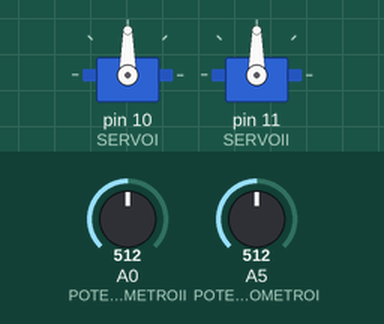
This sketch was run on a simulated Arduino Uno, built with avr-gcc and run on an emulated ATmega328P. Parts: 2 × servo. The inputs (shaded band) are chosen by the test bench; at power-on: A0 (POTENCIOMETROII) = 512, A5 (POTENCIOMETROI) = 512.

Above: at 1.2 s.
1.3 s: A0 (POTENCIOMETROII) set to 716
At 2.5 s:
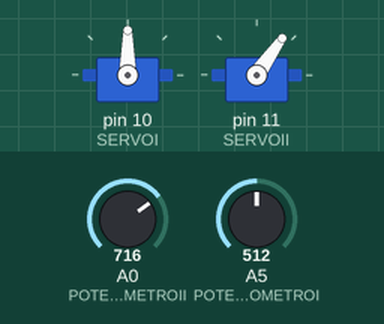
2.8 s: A5 (POTENCIOMETROI) set to 716
At 3.6 s:
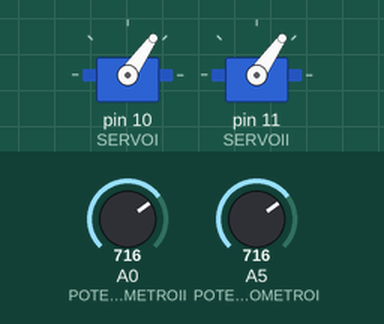
4.3 s: A0 (POTENCIOMETROII) set to 900
At 4.8 s:
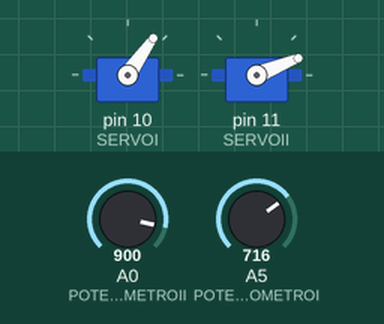
5.8 s: A5 (POTENCIOMETROI) set to 900
At 7.0 s:
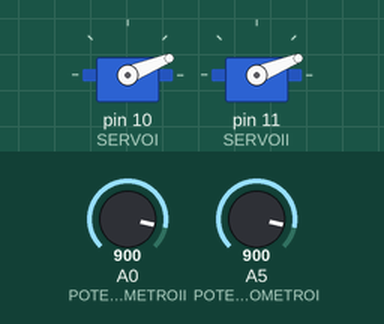
7.3 s: A0 (POTENCIOMETROII) set to 1023
At 8.3 s:
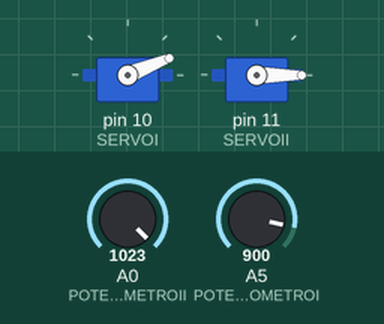
8.8 s: A5 (POTENCIOMETROI) set to 1023
At 9.4 s:
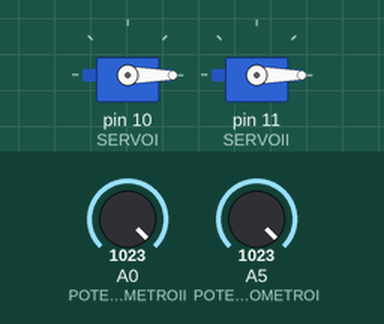
Timing chart, 0 to 11.3 s (numbered marks = the images above; inputs shaded):
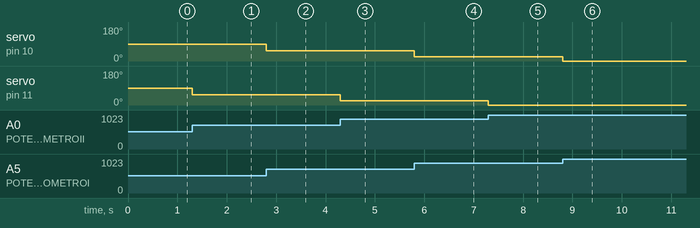

Measured:
- after the input at 1.3 s, servo on pin 11 (SERVOII): 90° → 55° at once
- after the input at 2.8 s, servo on pin 10 (SERVOI): 90° → 55° at once
- after the input at 4.3 s, servo on pin 11 (SERVOII): 55° → 22° at once
- after the input at 5.8 s, servo on pin 10 (SERVOI): 55° → 22° at once
- after the input at 7.3 s, servo on pin 11 (SERVOII): 22° → 0° at once
- after the input at 8.8 s, servo on pin 10 (SERVOI): 22° → 0° at once

The sketch:

Tarefa2_Servomotor_e_potencimetro1.ino
```cpp
#include <Servo.h>
#define SERVOI 10
#define SERVOII 11
#define POTENCIOMETROI A5
#define POTENCIOMETROII A0

int readA5;
int readA0;

long servI = 0;
long servII = 0;

Servo servoI;
Servo servoII;

void setup()
{
  pinMode(POTENCIOMETROI, INPUT);
  pinMode(POTENCIOMETROII, INPUT);
  servoI.attach(SERVOI);
  servoII.attach(SERVOII);
}
void loop()
{
	readA5 = analogRead (POTENCIOMETROI); // Lê o valor do potenciometro
  	readA0 = analogRead (POTENCIOMETROII);

	servI = map(readA5, 0, 1023, 180, 0); // converte o valor do potenciometro para o angulo do servomotor

 	servII = map(readA0, 0, 1023, 180, 0);

    servoI.write(servI); // escreve no servomotor o angulo que ele deve executar
  	servoII.write(servII);

}
```
